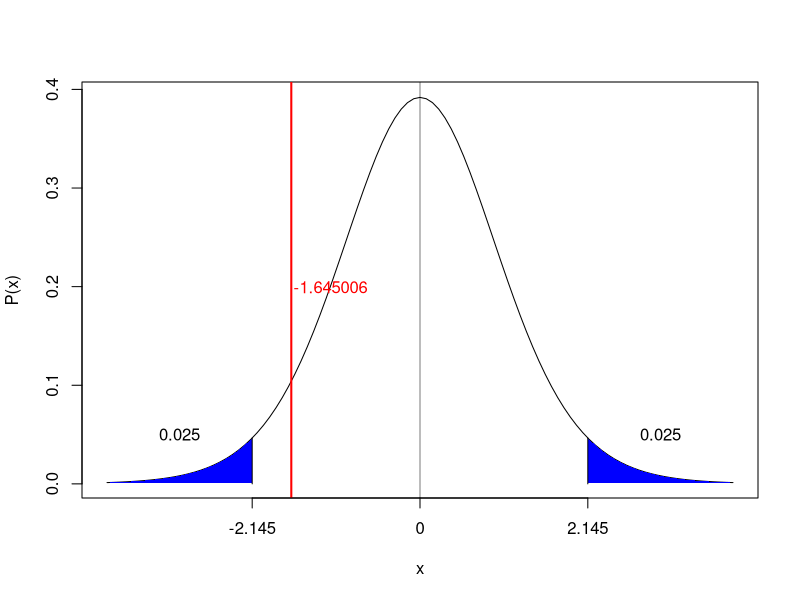
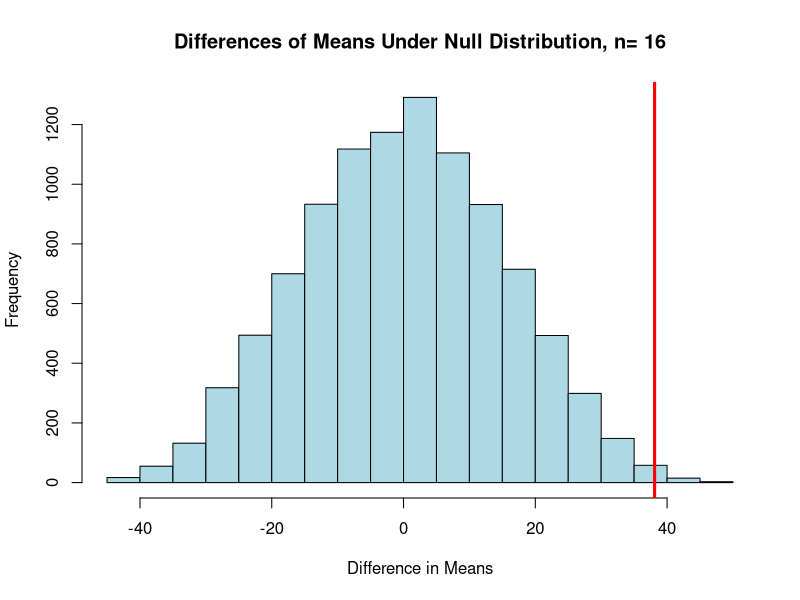

Write R code to recreate these figures, in order.
## ---- chunk 1
knitr::opts_chunk$set(echo = TRUE)
## ---- chunk 2
library(dplyr)
loggingDF <- read.csv("Logging.csv", header=TRUE)
loggingDF

## ---- chunk 3
loggingDF %>% group_by(Action) %>% summarize(
  count <- n(),
  median <- median(PercentLost, na.rm=TRUE),
  IQR <- IQR(PercentLost, na.rm=TRUE)
)

actionU <- loggingDF %>% filter(Action == "U")
actionL <- loggingDF %>% filter(Action == "L")
## ---- chunk 4

# Determine critical value, degrees of freedom calculated by number of permutations
qt(0.05, 10000) 

#' Credit: Volodymyr Orlov
#' modified by MSDS SMU
#' https://github.com/VolodymyrOrlov/MSDS6371/blob/master/shade.r
#' Draws a t-distribution curve and shades rejection regions
#' 
#' @param df degrees of freedom.
#' @param alpha significance level
#' @param h0 null hypothesis value
#' @param sides one of: both, left, right
#' @param t_calc calculated test statistics
#' @examples
#' shade(49, 0.05, 0, t_calc=1.1)
#' shade(91, 0.05, 0, t_calc=NULL, sides = 'right')
#' shade(7, 0.05, 0, t_calc=1.5, sides = 'left')
#' shade(7, 0.05, 0, t_calc=1.5, sides = 'both')

shade <- function(df, alpha, h0 = 0, sides='both', t_calc=NULL) {
  e_alpha = alpha
  if(sides == 'both'){
    e_alpha = alpha / 2
  }
  cv = abs(qt(e_alpha, df))
  curve(dt(x, df), from = -4, to = 4, ylab='P(x)', xaxt='n') 
  abline(v = 0, col = "black", lwd = 0.5)
  labels = h0
  at = 0
  if(sides == 'both' | sides == 'left'){
    x <- seq(-4, -abs(cv), len = 100) 
    y <- dt(x, df)
    polygon(c(x, -abs(cv)), c(y, min(y)), col = "blue", border = NA)
    lines(c(-cv, -cv), c(0, dt(-cv, df)), col = "black", lwd = 1)
    text(-cv - (4 - cv) / 2, 0.05, e_alpha)
    labels = c(round(-cv, 3), labels)
    at = c(-cv, at)
  }
  if(sides == 'both' | sides == 'right'){
    x <- seq(abs(cv), 4, len = 100)
    y <- dt(x, df)
    polygon(c(abs(cv), x), c(min(y), y), col = "blue", border = NA)
    lines(c(cv, cv), c(0, dt(cv, df)), col = "black", lwd = 1)
    text(cv + (4 - cv) / 2, 0.05, e_alpha)
    labels = c(labels, round(cv, 3))
    at = c(at, cv)
  }
  if(is.numeric(t_calc)){
    abline(v = t_calc, col = "red", lwd = 2)
    text(t_calc + 0.5, 0.2, t_calc, col = "red")
  }
  axis(1, at=at, labels=labels)
}
#The above defines the function shade. To use it, you must call it. More examples are in the comments above.
shade(14, 0.05, t_calc=-1.645006)

## ---- chunk 5
wilcox.test(actionU$PercentLost, actionL$PercentLost, exact=TRUE)
wilcox.test(actionU$PercentLost, actionL$PercentLost, exact=TRUE, alternative="l")
wilcox.test(actionU$PercentLost, actionL$PercentLost, exact=FALSE, alternative="g")
## ---- chunk 6
number_of_permutations <- 10000
xbarholder <- c()
counter <- 0
observed_difference <- mean(subset(loggingDF, Action=="L")$PercentLost) - mean(subset(loggingDF, Action=="U")$PercentLost)
for (i in 1:number_of_permutations) {
  scramble <- sample(loggingDF$PercentLost, 16)
  logged <- scramble[1:9]
  unlogged <- scramble[10:16]
  difference <- mean(logged) - mean(unlogged)
  xbarholder[i] <- difference
  if (difference >= observed_difference)
    counter <- counter + 1
}
hist(xbarholder, col="lightblue", main=paste("Differences of Means Under Null Distribution, n=", 16), xlab="Difference in Means")
abline(v=observed_difference, col="red", lwd=3)
p_value <- counter/number_of_permutations
p_value
